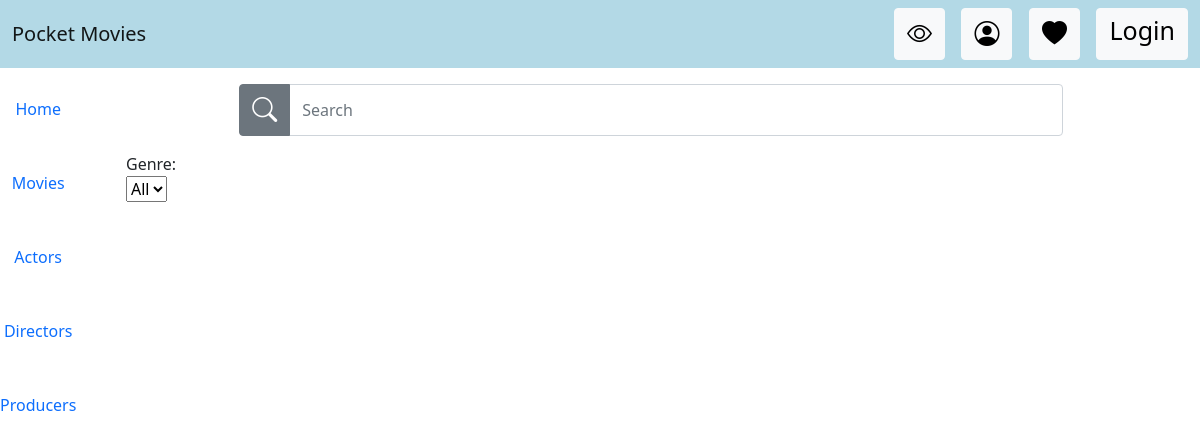
The page /movies/ on the database as committed earlier.
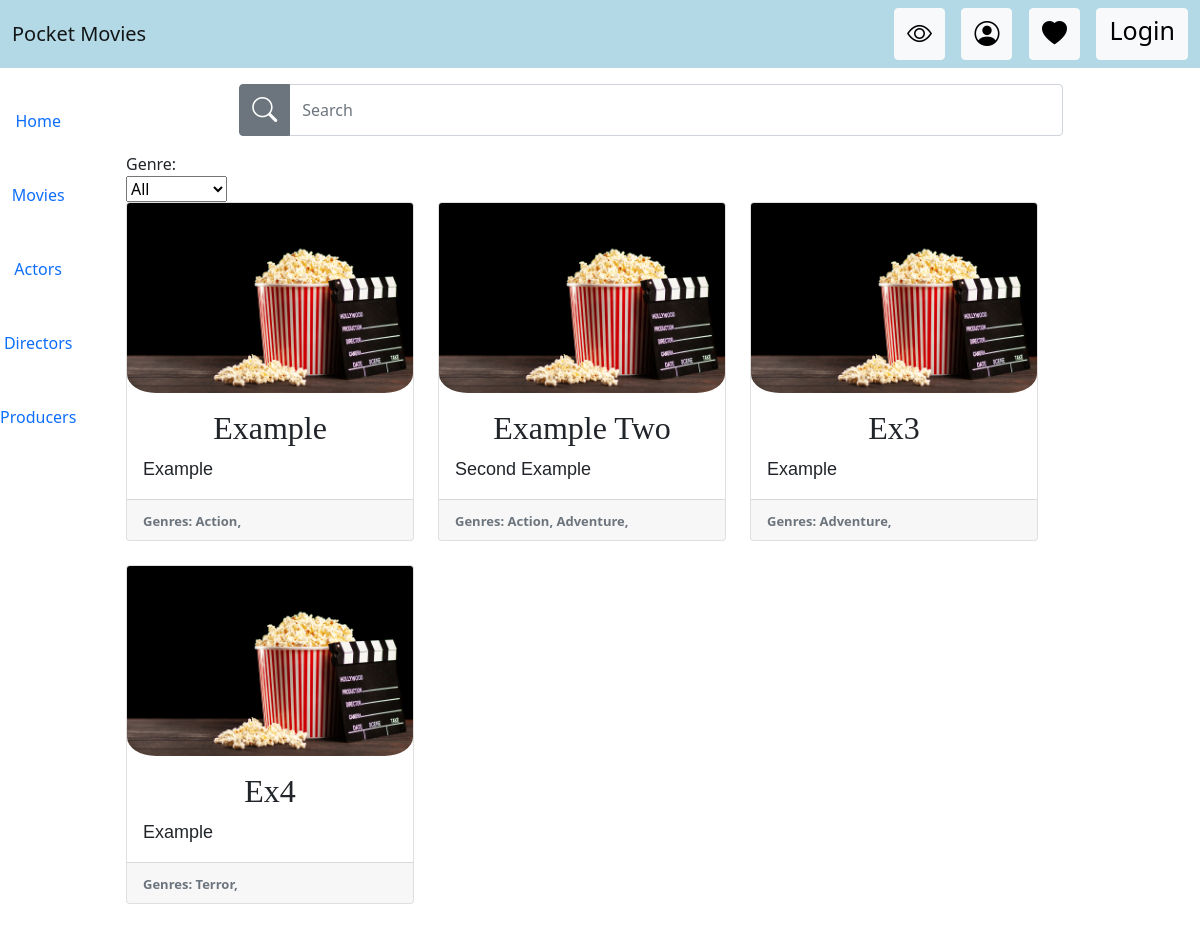
The same page on the database as committed later.
### app/models.py (models this page shows, shortened)
class Movie(models.Model):
    title = models.CharField(max_length=50, default="Undefined")
    description = models.CharField(max_length=300)
    rating = models.FloatField()
    director = models.ManyToManyField(Director)
    producer = models.ManyToManyField(Producer)
    cast = models.ManyToManyField(Actor)
    genre = models.ManyToManyField(Genre)

class Genre(models.Model):
    name = models.CharField(max_length=32)
    def __str__(self):
        return self.name

### app/views.py (the view)
# urls.py: path('movies/', views.list_movies, name='ListMovies'),
def list_movies(request):
    if 'genre' in request.POST:
        genre = request.POST['genre']
        if genre:
            genre_object = Genre.objects.get(name=genre)
            movies = Movie.objects.filter(genre=genre_object)
    else:
        movies = Movie.objects.all()
    tparams = {'movie_list': movies, 'genre_list': Genre.objects.all()}
    return render(request, 'ListMovies.html', tparams)

### app/templates/ListMovies.html (shortened to what this page needs)
{% extends "layout.html" %}
{% block content %}
    {% load static %}
    <div class="container">
        <div>
            <label for="choose_genre">Genre:</label>
            <form action="/movies/" method="post">
                <select name="genre" id="choose_genre" onchange="this.form.submit()">
                    <option value="All">All</option>
                </select>
            </form>
        </div>
        <div class="card-deck row rows-cols-4">
            {% for movie in movie_list %}
                <div class="col-auto mb-4">
                    <div class="card card-movie" style="width: 18rem;">
                        <a href="/movie/{{ movie.id }}" style="color:inherit;text-decoration: none">
                            <img class="card-img-top img-movie" src="{% static 'imgs/movie.jpg' %}"
                                 alt="Card image cap"/>
                            <div class="card-body">
                                <h5 class="card-title text-center title-movie">{{ movie.title }}</h5>
                                <p class="card-text description-movie">
                                    {{ movie.description }}
                                </p>
                            </div>
                            <div class="card-footer">
                                <small class="text-muted genres-movie">Genres:
                                    {% for g in movie.genre.all %}{{ g }}, {% endfor %}</small>
                            </div>
                        </a>
                    </div>
                </div>
            {% endfor %}
        </div>
    </div>
{% endblock %}

### app/templates/layout.html (shortened to what this page needs)
{% load static %}
<!DOCTYPE html>
<html lang="en">
<head>
    <link rel="stylesheet" href="{% static  'css/list_movies_style.css' %}">
    <link rel="stylesheet" href="{% static  'css/list_people_style.css' %}">
    <link rel="stylesheet" href="{% static  'css/navbar_style.css' %}">
    <link href="https://cdn.jsdelivr.net/npm/bootstrap@5.0.0-beta3/dist/css/bootstrap.min.css" rel="stylesheet"
>
    <link rel="stylesheet" href="https://cdn.jsdelivr.net/npm/bootstrap-icons@1.4.1/font/bootstrap-icons.css">
</head>
<body>
<nav class="navbar navbar-light" style="background-color: #b3d9e6;">
    <div class="container-fluid">
        <a class="navbar-brand" href="/">Pocket Movies</a>
        <nav class="nav justify-content-end w-25 justify-content-between align-items-center">
            <a class="link btn btn-light" href="#"><i class="bi bi-eye icon"></i></a>
            <a class="btn btn-light link" href="#"><i class="bi bi-person-circle icon"></i></a>
            <a class="btn btn-light link" href="#"><i class="bi bi-heart-fill icon"></i></a>
            <a class="btn btn-light link" href="#" role="button"><h1 class="icon">Login</h1></a>
        </nav>
    </div>
</nav>
<div class="row">
    <div class="col-1">
        <nav style="position: fixed;top: 9%;bottom: 0;left: 0;z-index: 9999; box-shadow: -1px 0 0 rgba(0,0,0,.1); max-width: 10vw"
             class="col nav flex-column">
            <a style="text-align: center;padding: 25px 0;" class="nav-link active" aria-current="page"
               href="/">Home</a>
            <a style="text-align: center;padding: 25px 0;" class="nav-link active" aria-current="page"
               href="/movies/">Movies</a>
            <a style="text-align: center;padding: 25px 0;" class="nav-link active" aria-current="page"
               href="/actor/1">Actors</a>
            <a style="text-align: center;padding: 25px 0;" class="nav-link active" aria-current="page"
               href="/">Directors</a>
            <a style="text-align: center;padding: 25px 0;" class="nav-link active" aria-current="page"
               href="/producer/1">Producers</a>
        </nav>
    </div>
    <div class="col">
            <form method="GET" action="/search/" autocomplete="off">
                <div class="mt-3 w-75 ms-auto me-auto">
                    <div class="input-group mb-3">
                        <button type="submit" class="btn btn-secondary" role="button"><i class="bi bi-search icon"></i></button>
                        <input type="text" name="title" id="title" class="form-control" placeholder="Search" aria-label="Search"
                               aria-describedby="basic-addon1">
                    </div>
                </div>
            </form>
        {% block content %}
        {% endblock %}
    </div>
</div>
</body>
</html>

### static/css/list_movies_style.css (style rules this page uses)
.img-movie { border-radius: 10%; }
.title-movie { font-family: 'Times New Roman', Times, serif; font-size: xx-large; }
.description-movie { font-family: Arial, Helvetica, sans-serif; font-size: large; }
.genres-movie { font-size: small; font-weight: bold; }

### static/css/navbar_style.css (style rules this page uses)
.icon { font-size: 25px; }
.link { color: white; background-color: black; transition: transform 2s ease, opacity .5s ease-out; }

Rows that differ between the two databases and show on the page:
added Movie: title "Example", description "Example"
added Genre: name "Action"
added Movie: title "Example Two", description "Second Example"
added Genre: name "Adventure"
added Movie: title "Ex3", description "Example"
added Movie: title "Ex4", description "Example"
added Genre: name "Terror", shown under "Ex4"
